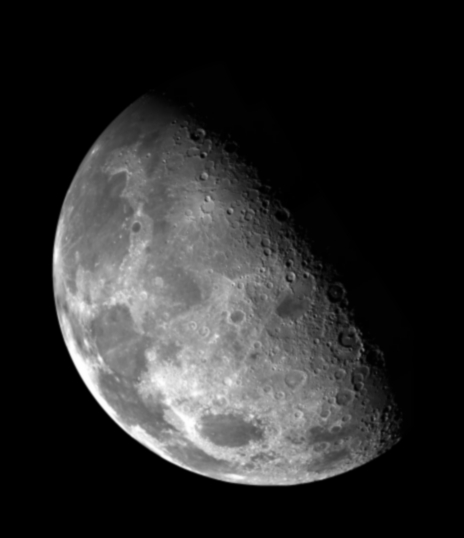
#> input picture 数字图像处理/moon.jpg, 464 x 538 px
$ python ImageProcessingTest5_sharpening.py   (older library calls are emulated)
#> lines starting #> are read from the running program, lines starting #| are printed output that depends on the picture; after the words box and inside, x2 and y2 are one past the last pixel; in counts of white or black regions, pixels touching at a corner belong together
import cv2
import numpy as np
from matplotlib import pyplot as plt

if __name__ == '__main__':
    img = cv2.imread('moon.jpg', 0)
#> img is the input picture: shape (538, 464); min 0, max 255, mean 42.6
    laplacian = cv2.Laplacian(img, cv2.CV_64F, ksize=3)
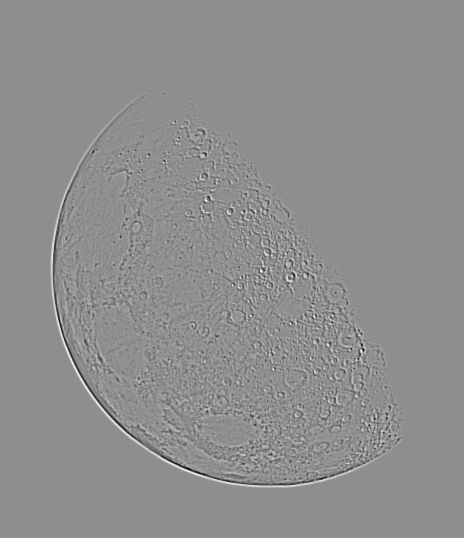
#> laplacian: shape (538, 464) float64; min -352, max 276, mean 0; drawn with min black and max white
    # print(laplacian[250:260, 230:240])
    img = img.astype("float64")
    print(laplacian)
#> (printed output is left out)
    la = cv2.subtract(img, laplacian)
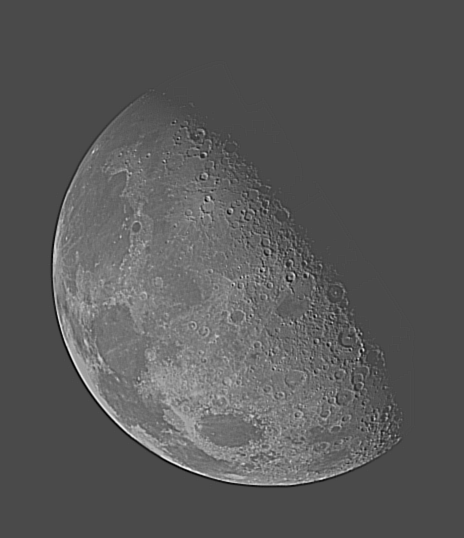
#> la: shape (538, 464) float64; min -225, max 547, mean 42.6; drawn with min black and max white
    for i in range(0,la.shape[0]):
        for j in range(0, la.shape[1]):
            la[i,j] = max(0, la[i,j])
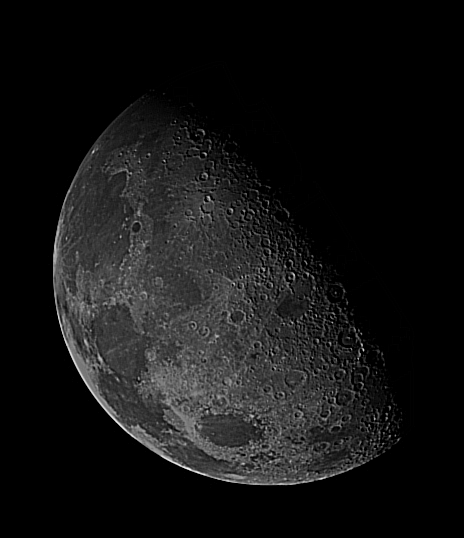
#> la: shape (538, 464) float64; 3.96% of pixels changed, all inside (x1, y1, x2, y2) = (47, 60, 416, 489); drawn with min black and max white
    sobelx = cv2.Sobel(img, cv2.CV_64F, 1, 0, ksize=5)
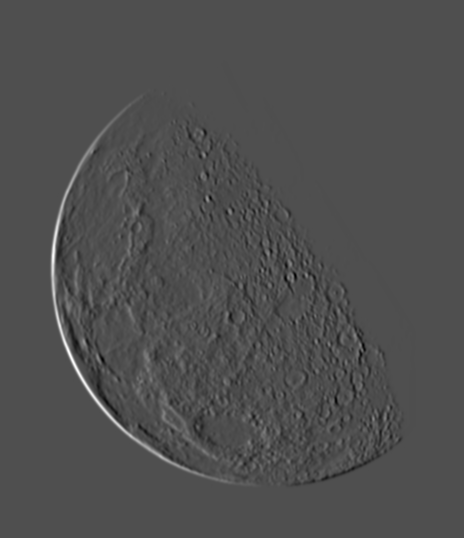
#> sobelx: shape (538, 464) float64; min -4254, max 9446, mean 0; drawn with min black and max white
    sobely = cv2.Sobel(img, cv2.CV_64F, 0, 1, ksize=5)
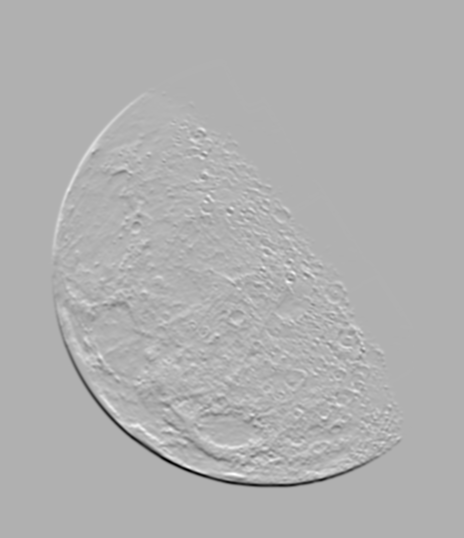
#> sobely: shape (538, 464) float64; min -8982, max 3977, mean 0; drawn with min black and max white
    plt.subplot(2, 2, 1), plt.imshow(img, cmap='gray'), plt.title('Original'), plt.xticks([]), plt.yticks([])
    plt.subplot(2, 2, 2), plt.imshow(laplacian, cmap='gray'), plt.title('Laplacian'), plt.xticks([]), plt.yticks([])
    plt.subplot(2, 2, 3), plt.imshow(la, cmap='gray'), plt.title('Sobel X'), plt.xticks([]), plt.yticks([])
    plt.subplot(2, 2, 4), plt.imshow(sobely, cmap='gray'), plt.title('Sobel Y'), plt.xticks([]), plt.yticks([])
    plt.show()
